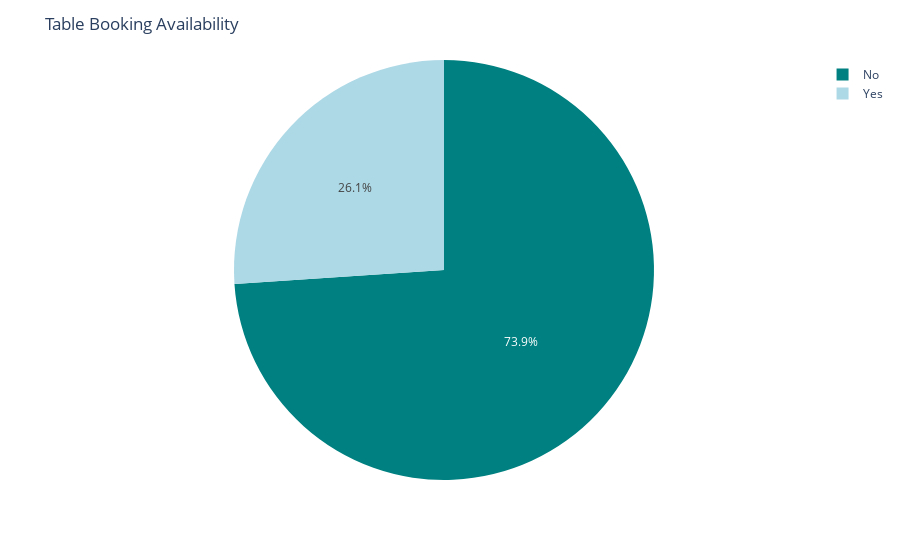

Notebook code for this chart:
### Markdown cell above
2.Table Booking Availability
---

### Code cell
x = df['book_table'].value_counts()

fig = px.pie(values=x.values, names=x.index, color_discrete_sequence=['teal', 'lightblue'])

fig.update_layout(title='Table Booking Availability')

fig.show()

### Figure 1 — Plotly figure (JSON) as saved in the notebook; plotly's stock layout.template omitted (floating-point values rounded to 4 significant figures)
{"data": [{"domain": {"x": [0, 1], "y": [0, 1]}, "hovertemplate": "label=%{label}<br>value=%{value}<extra></extra>", "labels": ["No", "Yes"], "legendgroup": "", "name": "", "showlegend": true, "type": "pie", "values": [17191, 6057]}], "layout": {"legend": {"tracegroupgap": 0}, "margin": {"t": 60}, "piecolorway": ["teal", "lightblue"], "title": {"text": "Table Booking Availability"}}}
